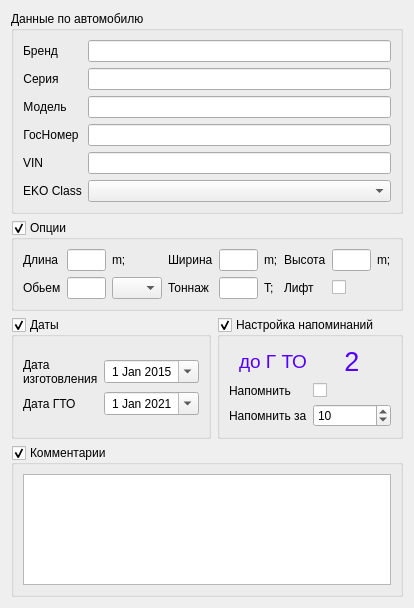
<?xml version="1.0" encoding="UTF-8"?>
<ui version="4.0">
 <class>TemplateTheAutomobilForm</class>
 <widget class="QWidget" name="TemplateTheAutomobilForm">
  <property name="geometry">
   <rect>
    <x>0</x>
    <y>0</y>
    <width>376</width>
    <height>608</height>
   </rect>
  </property>
  <property name="sizePolicy">
   <sizepolicy hsizetype="Expanding" vsizetype="Expanding">
    <horstretch>0</horstretch>
    <verstretch>0</verstretch>
   </sizepolicy>
  </property>
  <property name="windowTitle">
   <string>Auto</string>
  </property>
  <layout class="QGridLayout" name="gridLayout">
   <item row="0" column="3">
    <layout class="QGridLayout" name="gridLayout_2">
     <item row="2" column="1">
      <widget class="QGroupBox" name="groupBox_4">
       <property name="sizePolicy">
        <sizepolicy hsizetype="Expanding" vsizetype="Expanding">
         <horstretch>0</horstretch>
         <verstretch>0</verstretch>
        </sizepolicy>
       </property>
       <property name="title">
        <string>Настройка напоминаний</string>
       </property>
       <property name="checkable">
        <bool>true</bool>
       </property>
       <layout class="QGridLayout" name="gridLayout_9">
        <item row="1" column="0">
         <layout class="QGridLayout" name="gridLayout_10">
          <item row="0" column="0">
           <widget class="QLabel" name="label_17">
            <property name="font">
             <font>
              <pointsize>14</pointsize>
             </font>
            </property>
            <property name="styleSheet">
             <string notr="true">color: rgb(85, 0, 255);</string>
            </property>
            <property name="text">
             <string>до Г ТО</string>
            </property>
            <property name="alignment">
             <set>Qt::AlignRight|Qt::AlignTrailing|Qt::AlignVCenter</set>
            </property>
           </widget>
          </item>
          <item row="1" column="0">
           <widget class="QLabel" name="label_21">
            <property name="text">
             <string>Напомнить</string>
            </property>
            <property name="alignment">
             <set>Qt::AlignLeading|Qt::AlignLeft|Qt::AlignVCenter</set>
            </property>
           </widget>
          </item>
          <item row="0" column="1">
           <widget class="QLabel" name="labelDayBefore">
            <property name="font">
             <font>
              <pointsize>20</pointsize>
             </font>
            </property>
            <property name="styleSheet">
             <string notr="true">color: rgb(85, 0, 255);</string>
            </property>
            <property name="text">
             <string>2</string>
            </property>
            <property name="alignment">
             <set>Qt::AlignCenter</set>
            </property>
           </widget>
          </item>
          <item row="2" column="1">
           <widget class="QSpinBox" name="spinBoxCountDays">
            <property name="minimumSize">
             <size>
              <width>50</width>
              <height>0</height>
             </size>
            </property>
            <property name="stepType">
             <enum>QAbstractSpinBox::AdaptiveDecimalStepType</enum>
            </property>
            <property name="value">
             <number>10</number>
            </property>
           </widget>
          </item>
          <item row="1" column="1">
           <widget class="QCheckBox" name="checkBoxReminder">
            <property name="text">
             <string/>
            </property>
           </widget>
          </item>
          <item row="2" column="0">
           <widget class="QLabel" name="label_20">
            <property name="text">
             <string>Напомнить за</string>
            </property>
            <property name="alignment">
             <set>Qt::AlignLeading|Qt::AlignLeft|Qt::AlignVCenter</set>
            </property>
           </widget>
          </item>
         </layout>
        </item>
       </layout>
      </widget>
     </item>
     <item row="2" column="0">
      <widget class="QGroupBox" name="groupBox_2">
       <property name="sizePolicy">
        <sizepolicy hsizetype="Expanding" vsizetype="Expanding">
         <horstretch>0</horstretch>
         <verstretch>0</verstretch>
        </sizepolicy>
       </property>
       <property name="title">
        <string>Даты</string>
       </property>
       <property name="checkable">
        <bool>true</bool>
       </property>
       <layout class="QGridLayout" name="gridLayout_13">
        <item row="0" column="0">
         <layout class="QGridLayout" name="gridLayout_11">
          <item row="0" column="1">
           <widget class="QDateEdit" name="dateEditYearOfIssue">
            <property name="sizePolicy">
             <sizepolicy hsizetype="Expanding" vsizetype="Fixed">
              <horstretch>0</horstretch>
              <verstretch>0</verstretch>
             </sizepolicy>
            </property>
            <property name="alignment">
             <set>Qt::AlignCenter</set>
            </property>
            <property name="calendarPopup">
             <bool>true</bool>
            </property>
            <property name="date">
             <date>
              <year>2015</year>
              <month>1</month>
              <day>1</day>
             </date>
            </property>
           </widget>
          </item>
          <item row="1" column="1">
           <widget class="QDateEdit" name="dateEditNextTechInspection">
            <property name="sizePolicy">
             <sizepolicy hsizetype="Expanding" vsizetype="Fixed">
              <horstretch>0</horstretch>
              <verstretch>0</verstretch>
             </sizepolicy>
            </property>
            <property name="minimumSize">
             <size>
              <width>0</width>
              <height>0</height>
             </size>
            </property>
            <property name="alignment">
             <set>Qt::AlignCenter</set>
            </property>
            <property name="calendarPopup">
             <bool>true</bool>
            </property>
            <property name="date">
             <date>
              <year>2021</year>
              <month>1</month>
              <day>1</day>
             </date>
            </property>
           </widget>
          </item>
          <item row="1" column="0">
           <widget class="QLabel" name="label_5">
            <property name="sizePolicy">
             <sizepolicy hsizetype="Maximum" vsizetype="Preferred">
              <horstretch>0</horstretch>
              <verstretch>0</verstretch>
             </sizepolicy>
            </property>
            <property name="text">
             <string>Дата ГТО</string>
            </property>
            <property name="alignment">
             <set>Qt::AlignLeading|Qt::AlignLeft|Qt::AlignVCenter</set>
            </property>
           </widget>
          </item>
          <item row="0" column="0">
           <widget class="QLabel" name="label_2">
            <property name="sizePolicy">
             <sizepolicy hsizetype="Maximum" vsizetype="Preferred">
              <horstretch>0</horstretch>
              <verstretch>0</verstretch>
             </sizepolicy>
            </property>
            <property name="text">
             <string>Дата
изготовления</string>
            </property>
            <property name="alignment">
             <set>Qt::AlignLeading|Qt::AlignLeft|Qt::AlignVCenter</set>
            </property>
           </widget>
          </item>
         </layout>
        </item>
       </layout>
      </widget>
     </item>
     <item row="3" column="0" colspan="2">
      <widget class="QGroupBox" name="groupBox_3">
       <property name="title">
        <string>Комментарии</string>
       </property>
       <property name="checkable">
        <bool>true</bool>
       </property>
       <layout class="QGridLayout" name="gridLayout_8">
        <item row="0" column="0">
         <widget class="QPlainTextEdit" name="plainTextEditComments"/>
        </item>
       </layout>
      </widget>
     </item>
     <item row="0" column="0" colspan="2">
      <widget class="QGroupBox" name="groupBox_5">
       <property name="sizePolicy">
        <sizepolicy hsizetype="Preferred" vsizetype="Expanding">
         <horstretch>0</horstretch>
         <verstretch>0</verstretch>
        </sizepolicy>
       </property>
       <property name="minimumSize">
        <size>
         <width>300</width>
         <height>0</height>
        </size>
       </property>
       <property name="title">
        <string>Данные по автомобилю</string>
       </property>
       <layout class="QGridLayout" name="gridLayout_14">
        <item row="0" column="0">
         <layout class="QGridLayout" name="gridLayout_19">
          <item row="4" column="0">
           <widget class="QLabel" name="label_19">
            <property name="sizePolicy">
             <sizepolicy hsizetype="Maximum" vsizetype="Preferred">
              <horstretch>0</horstretch>
              <verstretch>0</verstretch>
             </sizepolicy>
            </property>
            <property name="text">
             <string>ГосНомер</string>
            </property>
            <property name="alignment">
             <set>Qt::AlignCenter</set>
            </property>
           </widget>
          </item>
          <item row="6" column="1">
           <widget class="QComboBox" name="comboBoxEcoClass">
            <property name="sizePolicy">
             <sizepolicy hsizetype="Expanding" vsizetype="Fixed">
              <horstretch>0</horstretch>
              <verstretch>0</verstretch>
             </sizepolicy>
            </property>
           </widget>
          </item>
          <item row="3" column="1">
           <widget class="QLineEdit" name="lineEditModel"/>
          </item>
          <item row="4" column="1">
           <widget class="QLineEdit" name="lineEditGosNumber"/>
          </item>
          <item row="1" column="0">
           <widget class="QLabel" name="label">
            <property name="sizePolicy">
             <sizepolicy hsizetype="Maximum" vsizetype="Preferred">
              <horstretch>0</horstretch>
              <verstretch>0</verstretch>
             </sizepolicy>
            </property>
            <property name="text">
             <string>Бренд</string>
            </property>
            <property name="alignment">
             <set>Qt::AlignCenter</set>
            </property>
           </widget>
          </item>
          <item row="1" column="1">
           <widget class="QLineEdit" name="lineEditBrandAuto"/>
          </item>
          <item row="3" column="0">
           <widget class="QLabel" name="labelMarka">
            <property name="sizePolicy">
             <sizepolicy hsizetype="Maximum" vsizetype="Preferred">
              <horstretch>0</horstretch>
              <verstretch>0</verstretch>
             </sizepolicy>
            </property>
            <property name="text">
             <string>Модель</string>
            </property>
            <property name="alignment">
             <set>Qt::AlignCenter</set>
            </property>
           </widget>
          </item>
          <item row="2" column="0">
           <widget class="QLabel" name="label_18">
            <property name="sizePolicy">
             <sizepolicy hsizetype="Maximum" vsizetype="Preferred">
              <horstretch>0</horstretch>
              <verstretch>0</verstretch>
             </sizepolicy>
            </property>
            <property name="text">
             <string>Серия</string>
            </property>
            <property name="alignment">
             <set>Qt::AlignCenter</set>
            </property>
           </widget>
          </item>
          <item row="5" column="1">
           <widget class="QLineEdit" name="lineEditVIN">
            <property name="sizePolicy">
             <sizepolicy hsizetype="Expanding" vsizetype="Fixed">
              <horstretch>0</horstretch>
              <verstretch>0</verstretch>
             </sizepolicy>
            </property>
           </widget>
          </item>
          <item row="6" column="0">
           <widget class="QLabel" name="label_4">
            <property name="sizePolicy">
             <sizepolicy hsizetype="Maximum" vsizetype="Preferred">
              <horstretch>0</horstretch>
              <verstretch>0</verstretch>
             </sizepolicy>
            </property>
            <property name="text">
             <string>EKO Class</string>
            </property>
            <property name="alignment">
             <set>Qt::AlignCenter</set>
            </property>
           </widget>
          </item>
          <item row="2" column="1">
           <widget class="QLineEdit" name="lineEditSeriesAuto"/>
          </item>
          <item row="5" column="0">
           <widget class="QLabel" name="label_3">
            <property name="sizePolicy">
             <sizepolicy hsizetype="Maximum" vsizetype="Preferred">
              <horstretch>0</horstretch>
              <verstretch>0</verstretch>
             </sizepolicy>
            </property>
            <property name="text">
             <string>VIN</string>
            </property>
            <property name="alignment">
             <set>Qt::AlignCenter</set>
            </property>
           </widget>
          </item>
         </layout>
        </item>
       </layout>
      </widget>
     </item>
     <item row="1" column="0" colspan="2">
      <widget class="QGroupBox" name="groupBoxCargoonOptions">
       <property name="sizePolicy">
        <sizepolicy hsizetype="Expanding" vsizetype="Expanding">
         <horstretch>0</horstretch>
         <verstretch>0</verstretch>
        </sizepolicy>
       </property>
       <property name="title">
        <string>Опции</string>
       </property>
       <property name="checkable">
        <bool>true</bool>
       </property>
       <layout class="QGridLayout" name="gridLayout_5">
        <item row="0" column="1">
         <layout class="QGridLayout" name="gridLayout_4">
          <item row="3" column="1">
           <widget class="QLabel" name="label_10">
            <property name="text">
             <string>Обьем</string>
            </property>
            <property name="alignment">
             <set>Qt::AlignLeading|Qt::AlignLeft|Qt::AlignVCenter</set>
            </property>
           </widget>
          </item>
          <item row="0" column="5">
           <widget class="QLineEdit" name="lineEditWidthCargon"/>
          </item>
          <item row="3" column="3">
           <widget class="QComboBox" name="comboBoxNotation">
            <property name="sizePolicy">
             <sizepolicy hsizetype="Maximum" vsizetype="Fixed">
              <horstretch>0</horstretch>
              <verstretch>0</verstretch>
             </sizepolicy>
            </property>
            <property name="maximumSize">
             <size>
              <width>50</width>
              <height>16777215</height>
             </size>
            </property>
            <property name="currentText">
             <string/>
            </property>
           </widget>
          </item>
          <item row="0" column="4">
           <widget class="QLabel" name="label_8">
            <property name="text">
             <string>Ширина</string>
            </property>
            <property name="alignment">
             <set>Qt::AlignLeading|Qt::AlignLeft|Qt::AlignVCenter</set>
            </property>
           </widget>
          </item>
          <item row="3" column="2">
           <widget class="QLineEdit" name="lineEditWolumeCargon"/>
          </item>
          <item row="0" column="1">
           <widget class="QLabel" name="label_7">
            <property name="text">
             <string>Длина</string>
            </property>
           </widget>
          </item>
          <item row="0" column="3">
           <widget class="QLabel" name="label_13">
            <property name="sizePolicy">
             <sizepolicy hsizetype="Maximum" vsizetype="Preferred">
              <horstretch>0</horstretch>
              <verstretch>0</verstretch>
             </sizepolicy>
            </property>
            <property name="text">
             <string>m;</string>
            </property>
           </widget>
          </item>
          <item row="0" column="6">
           <widget class="QLabel" name="label_14">
            <property name="sizePolicy">
             <sizepolicy hsizetype="Maximum" vsizetype="Preferred">
              <horstretch>0</horstretch>
              <verstretch>0</verstretch>
             </sizepolicy>
            </property>
            <property name="text">
             <string>m;</string>
            </property>
           </widget>
          </item>
          <item row="0" column="7">
           <widget class="QLabel" name="label_9">
            <property name="text">
             <string>Высота</string>
            </property>
            <property name="alignment">
             <set>Qt::AlignLeading|Qt::AlignLeft|Qt::AlignVCenter</set>
            </property>
           </widget>
          </item>
          <item row="0" column="2">
           <widget class="QLineEdit" name="lineEditLenthCargon"/>
          </item>
          <item row="0" column="8">
           <widget class="QLineEdit" name="lineEditHeightCargoon"/>
          </item>
          <item row="0" column="9">
           <widget class="QLabel" name="label_15">
            <property name="sizePolicy">
             <sizepolicy hsizetype="Maximum" vsizetype="Preferred">
              <horstretch>0</horstretch>
              <verstretch>0</verstretch>
             </sizepolicy>
            </property>
            <property name="text">
             <string>m;</string>
            </property>
           </widget>
          </item>
          <item row="3" column="4">
           <widget class="QLabel" name="label_12">
            <property name="text">
             <string>Тоннаж</string>
            </property>
            <property name="alignment">
             <set>Qt::AlignLeading|Qt::AlignLeft|Qt::AlignVCenter</set>
            </property>
           </widget>
          </item>
          <item row="3" column="5">
           <widget class="QLineEdit" name="lineEditMaximalCarring"/>
          </item>
          <item row="3" column="7">
           <widget class="QLabel" name="label_16">
            <property name="text">
             <string>Лифт</string>
            </property>
            <property name="alignment">
             <set>Qt::AlignLeading|Qt::AlignLeft|Qt::AlignVCenter</set>
            </property>
           </widget>
          </item>
          <item row="3" column="6">
           <widget class="QLabel" name="label_11">
            <property name="sizePolicy">
             <sizepolicy hsizetype="Maximum" vsizetype="Preferred">
              <horstretch>0</horstretch>
              <verstretch>0</verstretch>
             </sizepolicy>
            </property>
            <property name="text">
             <string>T;</string>
            </property>
           </widget>
          </item>
          <item row="3" column="8">
           <widget class="QCheckBox" name="checkBoxTatLift">
            <property name="text">
             <string/>
            </property>
           </widget>
          </item>
         </layout>
        </item>
       </layout>
      </widget>
     </item>
    </layout>
   </item>
  </layout>
 </widget>
 <resources/>
 <connections/>
</ui>
